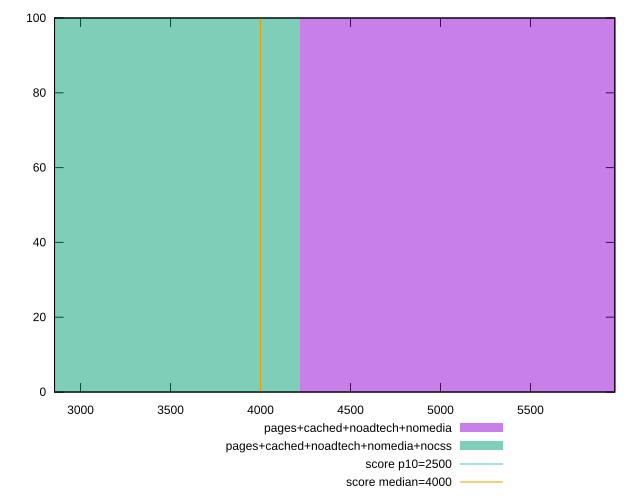

Generate this figure with gnuplot:
reset

$pagesCachedNoadtechNomedia <<EOF
5628.977972484522 100
EOF

$pagesCachedNoadtechNomediaNocss <<EOF
2814.488986242261 100
EOF

set key outside below
set boxwidth 2814.488986242261
set xrange [2855.359500000001:5968.698000000004]
set yrange [0:100]
set trange [0:100]
set style fill transparent solid 0.5 noborder

set parametric
set terminal svg size 640, 500 enhanced background rgb 'white'
set output "report_00009_2021-02-08T22-37-41.559Z/largest-contentful-paint/comparison/histogram/3_vs_4.svg"

plot $pagesCachedNoadtechNomedia title "pages+cached+noadtech+nomedia" with boxes, \
     $pagesCachedNoadtechNomediaNocss title "pages+cached+noadtech+nomedia+nocss" with boxes, \
     2500,t title "score p10=2500", \
     4000,t title "score median=4000"

reset
